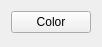
<?xml version="1.0" encoding="UTF-8"?>
<ui version="4.0">
 <class>QTextSheetEditor</class>
 <widget class="QWidget" name="QTextSheetEditor">
  <property name="geometry">
   <rect>
    <x>0</x>
    <y>0</y>
    <width>93</width>
    <height>47</height>
   </rect>
  </property>
  <property name="windowTitle">
   <string>Form</string>
  </property>
  <layout class="QVBoxLayout" name="verticalLayout">
   <item>
    <widget class="QPushButton" name="pushButton">
     <property name="text">
      <string>Color</string>
     </property>
    </widget>
   </item>
   <item>
    <spacer name="verticalSpacer">
     <property name="orientation">
      <enum>Qt::Vertical</enum>
     </property>
     <property name="sizeHint" stdset="0">
      <size>
       <width>20</width>
       <height>40</height>
      </size>
     </property>
    </spacer>
   </item>
  </layout>
 </widget>
 <resources/>
 <connections/>
</ui>
